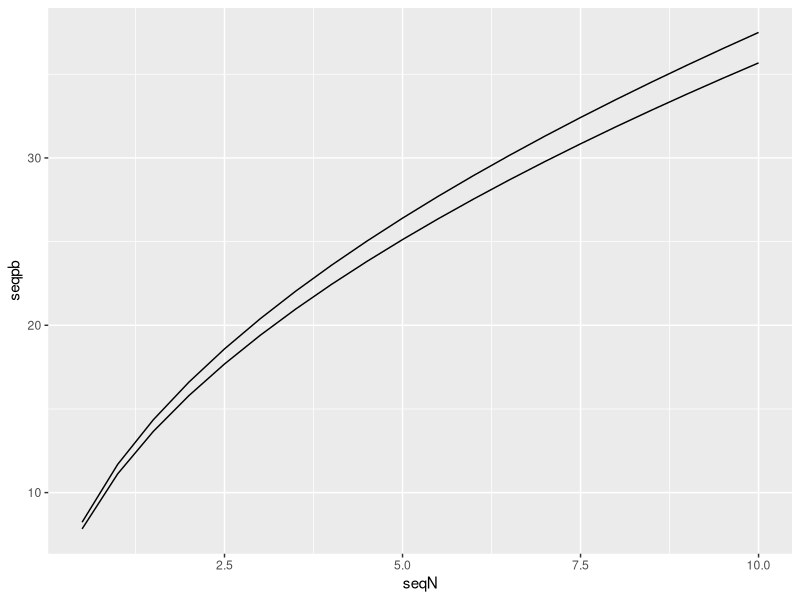
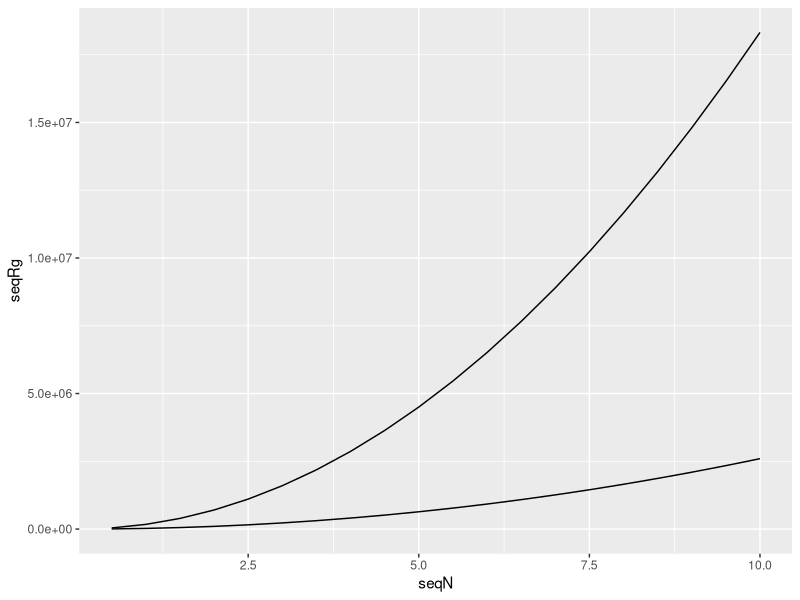
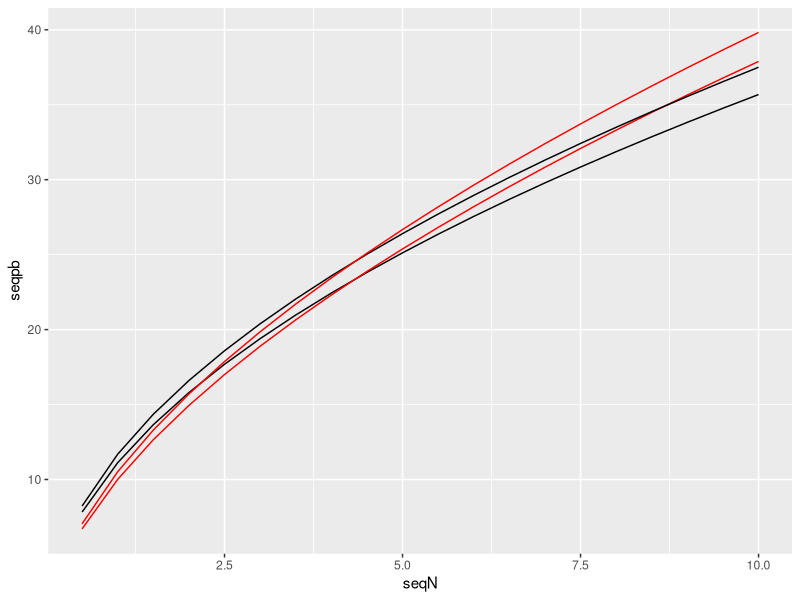

Reproduce these figures in R, in order.
# Presentation 10 Script - Revised Simulations
# Spellman Fellows
# Evan Perry

# Parameters

library(tidyverse)

beta <- .6
gamma <- .2
alpha <- .2
delta <- 1.25
lambda1g <- .11
lambda1b <- .1
lambda2b <- .1
mu <- 0.3
mu1 <- 1 - mu
N <- 4000
sigma_i <- 1.02
Psi <- (N^sigma_i)
K <- 20
ki <- 1500
Phi <- (beta^beta * gamma^gamma)^(1/alpha) - (beta^(1-gamma)*gamma^gamma)^(1/alpha) 
  - (beta^beta * gamma^(1-beta))^(1/alpha)
cg <- 12
cb <- 10
lbar <- 100000


C1 <- log((beta^(1-gamma) * gamma^gamma)^(1/alpha) * K)
C2 <- log(Phi* lambda1g^(1/alpha) * (K/ki))
C3 <- log(Phi* lambda2b^(1/alpha) * (K/ki))
C4 <- log((beta^beta * gamma^(1-beta) * lambda1g)^(1/alpha) * K)
C5 <- log((beta^beta * gamma^(1-beta) * lambda2b)^(1/alpha) * K)
C6 <- log((delta * cb)^(-1/(delta -1)) * lbar)

a1 <- lambda1b^(1/alpha)
a2 <- lambda2b^(1/alpha)
a3 <- (cb/cg)^(1/delta)*(lambda1g)^(1/gamma)*(lambda1b^((beta -1)/gamma)*lambda2b)^(1/alpha)

muC1 <- log(a1*mu + a2*mu1)
muC2 <- log(a3*(mu1/mu) + 1)

N <- log(N)
Psi <- log(Psi)
mu <- log(mu)

# Finding Equilibrium Values

Rg <- exp((Psi + C2*alpha - C6*beta - C6*gamma - Psi*beta - Psi*gamma + beta*muC2 
       + gamma*muC2 + C6*beta^2 + C6*gamma^2 - beta^2*muC2 - gamma^2*muC2 
       - C1*alpha*beta - 2*C2*alpha*beta + C3*alpha*beta + C4*alpha*beta + 
         C6*beta*delta - C2*alpha*gamma + 2*C6*beta*gamma + C6*delta*gamma + 
         N*alpha*beta + alpha*beta*mu - alpha*beta*muC1 - beta*delta*muC2 - 
         2*beta*gamma*muC2 - delta*gamma*muC2 - C6*beta^2*delta - C6*delta*gamma^2 + 
         beta^2*delta*muC2 + delta*gamma^2*muC2 - 2*C6*beta*delta*gamma + 
         2*beta*delta*gamma*muC2)/(alpha*beta - gamma - beta + beta*delta + 
         2*beta*gamma + delta*gamma - beta^2*delta - delta*gamma^2 + beta^2 
         + gamma^2 - 2*beta*delta*gamma))


Rb <- exp(-(C2*beta - C3*beta + C2*gamma - C3*gamma - Psi*gamma - 2*C2*beta^2 
            + C2*beta^3 + 2*C3*beta^2 - C3*beta^3 - C2*gamma^2 + C3*gamma^2 
            - C4*gamma^2 + C4*gamma^3 + C5*gamma^2 - C5*gamma^3 + C6*gamma^2 
            - C6*gamma^3 + Psi*gamma^2 - gamma^2*mu + gamma^2*mu1 + gamma^3*mu 
            - gamma^3*mu1 - gamma^2*muC2 + gamma^3*muC2 - C2*alpha*beta 
            + C3*alpha*beta - C2*beta*delta + C3*beta*delta - C2*alpha*gamma 
            - 3*C2*beta*gamma + 3*C3*beta*gamma - C4*beta*gamma + C5*beta*gamma 
            + C6*beta*gamma - C2*delta*gamma + C3*delta*gamma + Psi*beta*gamma 
            - beta*gamma*mu + beta*gamma*mu1 - beta*gamma*muC2 + C2*alpha*beta^2 
            - C3*alpha*beta^2 + 2*C2*beta^2*delta - C2*beta^3*delta - 2*C3*beta^2*delta 
            + C3*beta^3*delta + C2*alpha*gamma^2 + C2*beta*gamma^2 + 2*C2*beta^2*gamma 
            - C3*beta*gamma^2 - 2*C3*beta^2*gamma + 2*C4*beta*gamma^2 + C4*beta^2*gamma 
            - 2*C5*beta*gamma^2 - C5*beta^2*gamma - 2*C6*beta*gamma^2 - C6*beta^2*gamma 
            + C2*delta*gamma^2 - C3*delta*gamma^2 + C4*delta*gamma^2 - C4*delta*gamma^3 
            - C5*delta*gamma^2 + C5*delta*gamma^3 - C6*delta*gamma^2 + C6*delta*gamma^3 
            + 2*beta*gamma^2*mu + beta^2*gamma*mu - 2*beta*gamma^2*mu1 - beta^2*gamma*mu1 
            + 2*beta*gamma^2*muC2 + beta^2*gamma*muC2 + delta*gamma^2*mu 
            - delta*gamma^2*mu1 - delta*gamma^3*mu + delta*gamma^3*mu1 
            + delta*gamma^2*muC2 - delta*gamma^3*muC2 - C2*beta*delta*gamma^2 
            - 2*C2*beta^2*delta*gamma + C3*beta*delta*gamma^2 + 2*C3*beta^2*delta*gamma 
            - 2*C4*beta*delta*gamma^2 - C4*beta^2*delta*gamma + 2*C5*beta*delta*gamma^2 
            + C5*beta^2*delta*gamma + 2*C6*beta*delta*gamma^2 + C6*beta^2*delta*gamma 
            - 2*beta*delta*gamma^2*mu - beta^2*delta*gamma*mu + 2*beta*delta*gamma^2*mu1 
            + beta^2*delta*gamma*mu1 - 2*beta*delta*gamma^2*muC2 - beta^2*delta*gamma*muC2 
            + C1*alpha*beta*gamma + 2*C2*alpha*beta*gamma - C3*alpha*beta*gamma 
            - C5*alpha*beta*gamma + 3*C2*beta*delta*gamma - 3*C3*beta*delta*gamma 
            + C4*beta*delta*gamma - C5*beta*delta*gamma - C6*beta*delta*gamma 
            - N*alpha*beta*gamma - alpha*beta*gamma*mu1 + alpha*beta*gamma*muC1 
            + beta*delta*gamma*mu - beta*delta*gamma*mu1 + beta*delta*gamma*muC2)/
            (gamma*(alpha*beta - gamma - beta + beta*delta + 2*beta*gamma + delta*gamma 
            - beta^2*delta - delta*gamma^2 + beta^2 + gamma^2 - 2*beta*delta*gamma)))


M <- exp(-(Psi + C2*alpha - Psi*alpha - 2*Psi*beta - Psi*delta - 2*Psi*gamma - 
         C2*alpha^2 + Psi*beta^2 + Psi*gamma^2 - C1*alpha*beta - 2*C2*alpha*beta + 
         C3*alpha*beta - C2*alpha*delta - C2*alpha*gamma - C4*alpha*gamma + C6*alpha*gamma + 
         N*alpha*beta + Psi*alpha*beta + 2*Psi*beta*delta + Psi*alpha*gamma + 2*Psi*beta*gamma +
         2*Psi*delta*gamma - alpha*beta*muC1 - alpha*gamma*mu - alpha*gamma*muC2 + C1*alpha*beta^2 +
         C1*alpha^2*beta + C2*alpha*beta^2 + C2*alpha^2*beta - C3*alpha*beta^2 - 
         C3*alpha^2*beta + C2*alpha^2*gamma + C4*alpha*gamma^2 - C6*alpha*gamma^2 - 
         N*alpha*beta^2 - N*alpha^2*beta - Psi*beta^2*delta - Psi*delta*gamma^2 + 
         alpha*beta^2*muC1 + alpha^2*beta*muC1 + alpha*gamma^2*mu + alpha*gamma^2*muC2 - 
         C1*alpha*beta^2*delta - C2*alpha*beta^2*delta + C3*alpha*beta^2*delta - 
         C4*alpha*delta*gamma^2 + C6*alpha*delta*gamma^2 + N*alpha*beta^2*delta - 
         alpha*beta^2*delta*muC1 - alpha*delta*gamma^2*mu - alpha*delta*gamma^2*muC2 +
         C1*alpha*beta*delta + 2*C2*alpha*beta*delta - C3*alpha*beta*delta + 
         C1*alpha*beta*gamma + C2*alpha*beta*gamma - C3*alpha*beta*gamma + 
         C4*alpha*beta*gamma - C6*alpha*beta*gamma + C2*alpha*delta*gamma + 
         C4*alpha*delta*gamma - C6*alpha*delta*gamma - N*alpha*beta*delta - 
         N*alpha*beta*gamma - 2*Psi*beta*delta*gamma + alpha*beta*delta*muC1 + 
         alpha*beta*gamma*mu + alpha*beta*gamma*muC1 + alpha*beta*gamma*muC2 + 
         alpha*delta*gamma*mu + alpha*delta*gamma*muC2 - C1*alpha*beta*delta*gamma - 
         C2*alpha*beta*delta*gamma + C3*alpha*beta*delta*gamma - C4*alpha*beta*delta*gamma + 
         C6*alpha*beta*delta*gamma + N*alpha*beta*delta*gamma - alpha*beta*delta*gamma*mu - 
         alpha*beta*delta*gamma*muC1 - alpha*beta*delta*gamma*muC2)/(alpha*(alpha*beta 
         - gamma - beta + beta*delta + 2*beta*gamma + delta*gamma 
         - beta^2*delta - delta*gamma^2 + beta^2 + gamma^2 - 2*beta*delta*gamma)))

W <- exp((Psi*alpha - C2*alpha - Psi + Psi*beta + Psi*delta + Psi*gamma + C2*alpha^2 
          + C2*alpha*beta + C2*alpha*delta - C1*alpha*gamma + C3*alpha*gamma 
          + C4*alpha*gamma - C6*alpha*gamma + N*alpha*gamma - Psi*beta*delta 
          - Psi*delta*gamma + alpha*gamma*mu - alpha*gamma*muC1 + alpha*gamma*muC2 
          - C2*alpha*beta*delta + C1*alpha*delta*gamma - C3*alpha*delta*gamma 
          - C4*alpha*delta*gamma + C6*alpha*delta*gamma - N*alpha*delta*gamma 
          - alpha*delta*gamma*mu + alpha*delta*gamma*muC1 - alpha*delta*gamma*muC2)/
           (alpha*beta - gamma - beta + beta*delta + 2*beta*gamma + delta*gamma 
            - beta^2*delta - delta*gamma^2 + beta^2 + gamma^2 - 2*beta*delta*gamma))

pb <- exp(-(Psi*gamma - Psi*gamma^2 - C2*alpha*beta + C3*alpha*beta + C3*alpha*gamma 
            - Psi*beta*gamma - Psi*delta*gamma + C2*alpha*beta^2 + C2*alpha^2*beta 
            - C3*alpha*beta^2 - C3*alpha^2*beta - C3*alpha*gamma^2 + Psi*delta*gamma^2 
            - C2*alpha*beta^2*delta + C3*alpha*beta^2*delta + C3*alpha*delta*gamma^2 
            + C2*alpha*beta*delta - C3*alpha*beta*delta - C1*alpha*beta*gamma 
            - C3*alpha*beta*gamma + C4*alpha*beta*gamma - C6*alpha*beta*gamma 
            - C3*alpha*delta*gamma + N*alpha*beta*gamma + Psi*beta*delta*gamma 
            + alpha*beta*gamma*mu - alpha*beta*gamma*muC1 + alpha*beta*gamma*muC2 
            + C1*alpha*beta*delta*gamma + C3*alpha*beta*delta*gamma - C4*alpha*beta*delta*gamma 
            + C6*alpha*beta*delta*gamma - N*alpha*beta*delta*gamma - alpha*beta*delta*gamma*mu 
            + alpha*beta*delta*gamma*muC1 - alpha*beta*delta*gamma*muC2)/
            (gamma*(alpha*beta - gamma - beta + beta*delta + 2*beta*gamma 
                    + delta*gamma - beta^2*delta - delta*gamma^2 + beta^2 
                    + gamma^2 - 2*beta*delta*gamma)))

pg <- exp(-(Psi + C2*alpha - Psi*beta - Psi*delta - Psi*gamma - C1*alpha*beta 
            - 2*C2*alpha*beta + C3*alpha*beta + C4*alpha*beta - C6*alpha*beta 
            - C2*alpha*delta - C2*alpha*gamma + N*alpha*beta + Psi*beta*delta 
            + Psi*delta*gamma + alpha*beta*mu - alpha*beta*muC1 + alpha*beta*muC2 
            + C1*alpha*beta*delta + 2*C2*alpha*beta*delta - C3*alpha*beta*delta 
            - C4*alpha*beta*delta + C6*alpha*beta*delta + C2*alpha*delta*gamma 
            - N*alpha*beta*delta - alpha*beta*delta*mu + alpha*beta*delta*muC1 
            - alpha*beta*delta*muC2)/(alpha*beta - gamma - beta + beta*delta 
            + 2*beta*gamma + delta*gamma - beta^2*delta - delta*gamma^2 + beta^2 
            + gamma^2 - 2*beta*delta*gamma))


# Pi <- log(Phi) + (1/alpha)*(Psi + log(lambda1g) - gamma*pg - beta*W) + log(K) - log(ki)
# exp(Pi)
# Yay!





# Sim 1: How do endogenous variables change with N for given sector

Nseq <- seq(500, 10000, by = 500)
seqRg <- rep(0, length(Nseq))
seqRb <- rep(0, length(Nseq))
seqpg <- rep(0, length(Nseq))
seqpb <- rep(0, length(Nseq))
seqM <- rep(0, length(Nseq))
seqW <- rep(0, length(Nseq))


for (i in 1:length(Nseq)){
  
  beta <- .6
  gamma <- .2
  alpha <- .2
  delta <- 1.25
  lambda1g <- 1.01
  lambda1b <- 1
  lambda2b <- 1
  mu <- 0.3
  mu1 <- 1 - mu
  sigma_i <- 1.02
  Psi <- 1.5*Nseq[i]^sigma_i
  K <- 20
  ki <- 10000
  Phi <- (beta^beta * gamma^gamma)^(1/alpha) - (beta^(1-gamma)*gamma^gamma)^(1/alpha) - (beta^beta * gamma^(1-beta))^(1/alpha)
  cg <- 12
  cb <- 10
  lbar <- 100000
  
  C1 <- log((beta^(1-gamma) * gamma^gamma)^(1/alpha) * K)
  C2 <- log(Phi* lambda1g^(1/alpha) * (K/ki))
  C3 <- log(Phi* lambda2b^(1/alpha) * (K/ki))
  C4 <- log((beta^beta * gamma^(1-beta) * lambda1g)^(1/alpha) * K)
  C5 <- log((beta^beta * gamma^(1-beta) * lambda2b)^(1/alpha) * K)
  C6 <- log((delta * cb)^(-1/(delta -1)) * lbar)
  
  a1 <- lambda1b^(1/alpha)
  a2 <- lambda2b^(1/alpha)
  a3 <- (cb/cg)^(1/delta)*(lambda1g)^(1/gamma)*(lambda1b^((beta -1)/gamma)*lambda2b)^(1/alpha)
  
  muC1 <- log(a1*mu + a2*mu1)
  muC2 <- log(a3*(mu1/mu) + 1)
  
  Nseq[i] <- log(Nseq[i])
  Psi <- log(Psi)
  mu <- log(mu)
  
  seqRg[i] <- exp((Psi + C2*alpha - C6*beta - C6*gamma - Psi*beta - Psi*gamma + beta*muC2 
             + gamma*muC2 + C6*beta^2 + C6*gamma^2 - beta^2*muC2 - gamma^2*muC2 
             - C1*alpha*beta - 2*C2*alpha*beta + C3*alpha*beta + C4*alpha*beta + 
               C6*beta*delta - C2*alpha*gamma + 2*C6*beta*gamma + C6*delta*gamma + 
               Nseq[i]*alpha*beta + alpha*beta*mu - alpha*beta*muC1 - beta*delta*muC2 - 
               2*beta*gamma*muC2 - delta*gamma*muC2 - C6*beta^2*delta - C6*delta*gamma^2 + 
               beta^2*delta*muC2 + delta*gamma^2*muC2 - 2*C6*beta*delta*gamma + 
               2*beta*delta*gamma*muC2)/(alpha*beta - gamma - beta + beta*delta + 
                                           2*beta*gamma + delta*gamma - beta^2*delta - delta*gamma^2 + beta^2 
                                         + gamma^2 - 2*beta*delta*gamma))
  
  
  seqRb[i] <- exp(-(C2*beta - C3*beta + C2*gamma - C3*gamma - Psi*gamma - 2*C2*beta^2 
              + C2*beta^3 + 2*C3*beta^2 - C3*beta^3 - C2*gamma^2 + C3*gamma^2 
              - C4*gamma^2 + C4*gamma^3 + C5*gamma^2 - C5*gamma^3 + C6*gamma^2 
              - C6*gamma^3 + Psi*gamma^2 - gamma^2*mu + gamma^2*mu1 + gamma^3*mu 
              - gamma^3*mu1 - gamma^2*muC2 + gamma^3*muC2 - C2*alpha*beta 
              + C3*alpha*beta - C2*beta*delta + C3*beta*delta - C2*alpha*gamma 
              - 3*C2*beta*gamma + 3*C3*beta*gamma - C4*beta*gamma + C5*beta*gamma 
              + C6*beta*gamma - C2*delta*gamma + C3*delta*gamma + Psi*beta*gamma 
              - beta*gamma*mu + beta*gamma*mu1 - beta*gamma*muC2 + C2*alpha*beta^2 
              - C3*alpha*beta^2 + 2*C2*beta^2*delta - C2*beta^3*delta - 2*C3*beta^2*delta 
              + C3*beta^3*delta + C2*alpha*gamma^2 + C2*beta*gamma^2 + 2*C2*beta^2*gamma 
              - C3*beta*gamma^2 - 2*C3*beta^2*gamma + 2*C4*beta*gamma^2 + C4*beta^2*gamma 
              - 2*C5*beta*gamma^2 - C5*beta^2*gamma - 2*C6*beta*gamma^2 - C6*beta^2*gamma 
              + C2*delta*gamma^2 - C3*delta*gamma^2 + C4*delta*gamma^2 - C4*delta*gamma^3 
              - C5*delta*gamma^2 + C5*delta*gamma^3 - C6*delta*gamma^2 + C6*delta*gamma^3 
              + 2*beta*gamma^2*mu + beta^2*gamma*mu - 2*beta*gamma^2*mu1 - beta^2*gamma*mu1 
              + 2*beta*gamma^2*muC2 + beta^2*gamma*muC2 + delta*gamma^2*mu 
              - delta*gamma^2*mu1 - delta*gamma^3*mu + delta*gamma^3*mu1 
              + delta*gamma^2*muC2 - delta*gamma^3*muC2 - C2*beta*delta*gamma^2 
              - 2*C2*beta^2*delta*gamma + C3*beta*delta*gamma^2 + 2*C3*beta^2*delta*gamma 
              - 2*C4*beta*delta*gamma^2 - C4*beta^2*delta*gamma + 2*C5*beta*delta*gamma^2 
              + C5*beta^2*delta*gamma + 2*C6*beta*delta*gamma^2 + C6*beta^2*delta*gamma 
              - 2*beta*delta*gamma^2*mu - beta^2*delta*gamma*mu + 2*beta*delta*gamma^2*mu1 
              + beta^2*delta*gamma*mu1 - 2*beta*delta*gamma^2*muC2 - beta^2*delta*gamma*muC2 
              + C1*alpha*beta*gamma + 2*C2*alpha*beta*gamma - C3*alpha*beta*gamma 
              - C5*alpha*beta*gamma + 3*C2*beta*delta*gamma - 3*C3*beta*delta*gamma 
              + C4*beta*delta*gamma - C5*beta*delta*gamma - C6*beta*delta*gamma 
              - Nseq[i]*alpha*beta*gamma - alpha*beta*gamma*mu1 + alpha*beta*gamma*muC1 
              + beta*delta*gamma*mu - beta*delta*gamma*mu1 + beta*delta*gamma*muC2)/
              (gamma*(alpha*beta - gamma - beta + beta*delta + 2*beta*gamma + delta*gamma 
                      - beta^2*delta - delta*gamma^2 + beta^2 + gamma^2 - 2*beta*delta*gamma)))
  
  
  seqM[i] <- exp(-(Psi + C2*alpha - Psi*alpha - 2*Psi*beta - Psi*delta - 2*Psi*gamma - 
               C2*alpha^2 + Psi*beta^2 + Psi*gamma^2 - C1*alpha*beta - 2*C2*alpha*beta + 
               C3*alpha*beta - C2*alpha*delta - C2*alpha*gamma - C4*alpha*gamma + C6*alpha*gamma + 
               Nseq[i]*alpha*beta + Psi*alpha*beta + 2*Psi*beta*delta + Psi*alpha*gamma + 2*Psi*beta*gamma +
               2*Psi*delta*gamma - alpha*beta*muC1 - alpha*gamma*mu - alpha*gamma*muC2 + C1*alpha*beta^2 +
               C1*alpha^2*beta + C2*alpha*beta^2 + C2*alpha^2*beta - C3*alpha*beta^2 - 
               C3*alpha^2*beta + C2*alpha^2*gamma + C4*alpha*gamma^2 - C6*alpha*gamma^2 - 
               Nseq[i]*alpha*beta^2 - Nseq[i]*alpha^2*beta - Psi*beta^2*delta - Psi*delta*gamma^2 + 
               alpha*beta^2*muC1 + alpha^2*beta*muC1 + alpha*gamma^2*mu + alpha*gamma^2*muC2 - 
               C1*alpha*beta^2*delta - C2*alpha*beta^2*delta + C3*alpha*beta^2*delta - 
               C4*alpha*delta*gamma^2 + C6*alpha*delta*gamma^2 + Nseq[i]*alpha*beta^2*delta - 
               alpha*beta^2*delta*muC1 - alpha*delta*gamma^2*mu - alpha*delta*gamma^2*muC2 +
               C1*alpha*beta*delta + 2*C2*alpha*beta*delta - C3*alpha*beta*delta + 
               C1*alpha*beta*gamma + C2*alpha*beta*gamma - C3*alpha*beta*gamma + 
               C4*alpha*beta*gamma - C6*alpha*beta*gamma + C2*alpha*delta*gamma + 
               C4*alpha*delta*gamma - C6*alpha*delta*gamma - Nseq[i]*alpha*beta*delta - 
               Nseq[i]*alpha*beta*gamma - 2*Psi*beta*delta*gamma + alpha*beta*delta*muC1 + 
               alpha*beta*gamma*mu + alpha*beta*gamma*muC1 + alpha*beta*gamma*muC2 + 
               alpha*delta*gamma*mu + alpha*delta*gamma*muC2 - C1*alpha*beta*delta*gamma - 
               C2*alpha*beta*delta*gamma + C3*alpha*beta*delta*gamma - C4*alpha*beta*delta*gamma + 
               C6*alpha*beta*delta*gamma + Nseq[i]*alpha*beta*delta*gamma - alpha*beta*delta*gamma*mu - 
               alpha*beta*delta*gamma*muC1 - alpha*beta*delta*gamma*muC2)/(alpha*(alpha*beta - gamma - beta + beta*delta + 2*beta*gamma + delta*gamma - 
                                                                                    beta^2*delta - delta*gamma^2 + beta^2 + gamma^2 - 2*beta*delta*gamma)))
  
  seqW[i] <- exp((Psi*alpha - C2*alpha - Psi + Psi*beta + Psi*delta + Psi*gamma + C2*alpha^2 
            + C2*alpha*beta + C2*alpha*delta - C1*alpha*gamma + C3*alpha*gamma 
            + C4*alpha*gamma - C6*alpha*gamma + Nseq[i]*alpha*gamma - Psi*beta*delta 
            - Psi*delta*gamma + alpha*gamma*mu - alpha*gamma*muC1 + alpha*gamma*muC2 
            - C2*alpha*beta*delta + C1*alpha*delta*gamma - C3*alpha*delta*gamma 
            - C4*alpha*delta*gamma + C6*alpha*delta*gamma - Nseq[i]*alpha*delta*gamma 
            - alpha*delta*gamma*mu + alpha*delta*gamma*muC1 - alpha*delta*gamma*muC2)/
             (alpha*beta - gamma - beta + beta*delta + 2*beta*gamma + delta*gamma 
              - beta^2*delta - delta*gamma^2 + beta^2 + gamma^2 - 2*beta*delta*gamma))
  
  seqpb[i] <- exp(-(Psi*gamma - Psi*gamma^2 - C2*alpha*beta + C3*alpha*beta + C3*alpha*gamma 
              - Psi*beta*gamma - Psi*delta*gamma + C2*alpha*beta^2 + C2*alpha^2*beta 
              - C3*alpha*beta^2 - C3*alpha^2*beta - C3*alpha*gamma^2 + Psi*delta*gamma^2 
              - C2*alpha*beta^2*delta + C3*alpha*beta^2*delta + C3*alpha*delta*gamma^2 
              + C2*alpha*beta*delta - C3*alpha*beta*delta - C1*alpha*beta*gamma 
              - C3*alpha*beta*gamma + C4*alpha*beta*gamma - C6*alpha*beta*gamma 
              - C3*alpha*delta*gamma + Nseq[i]*alpha*beta*gamma + Psi*beta*delta*gamma 
              + alpha*beta*gamma*mu - alpha*beta*gamma*muC1 + alpha*beta*gamma*muC2 
              + C1*alpha*beta*delta*gamma + C3*alpha*beta*delta*gamma - C4*alpha*beta*delta*gamma 
              + C6*alpha*beta*delta*gamma - Nseq[i]*alpha*beta*delta*gamma - alpha*beta*delta*gamma*mu 
              + alpha*beta*delta*gamma*muC1 - alpha*beta*delta*gamma*muC2)/
              (gamma*(alpha*beta - gamma - beta + beta*delta + 2*beta*gamma 
                      + delta*gamma - beta^2*delta - delta*gamma^2 + beta^2 
                      + gamma^2 - 2*beta*delta*gamma)))
  
  seqpg[i] <- exp(-(Psi + C2*alpha - Psi*beta - Psi*delta - Psi*gamma - C1*alpha*beta 
              - 2*C2*alpha*beta + C3*alpha*beta + C4*alpha*beta - C6*alpha*beta 
              - C2*alpha*delta - C2*alpha*gamma + Nseq[i]*alpha*beta + Psi*beta*delta 
              + Psi*delta*gamma + alpha*beta*mu - alpha*beta*muC1 + alpha*beta*muC2 
              + C1*alpha*beta*delta + 2*C2*alpha*beta*delta - C3*alpha*beta*delta 
              - C4*alpha*beta*delta + C6*alpha*beta*delta + C2*alpha*delta*gamma 
              - Nseq[i]*alpha*beta*delta - alpha*beta*delta*mu + alpha*beta*delta*muC1 
              - alpha*beta*delta*muC2)/(alpha*beta - gamma - beta + beta*delta 
                                        + 2*beta*gamma + delta*gamma - beta^2*delta - delta*gamma^2 + beta^2 
                                        + gamma^2 - 2*beta*delta*gamma))
}

seqN <- exp(Nseq) *.001

df1 <- tibble(seqN, seqM, seqW, seqpb, seqpg, seqRb, seqRg)

ggplot(df1) +
  geom_line(aes(x = seqN, y= seqpb)) +
  geom_line(aes(x = seqN, y= seqpg))

ggplot(df1) +
  geom_line(aes(x = seqN, y= seqRg)) +
  geom_line(aes(x = seqN, y= seqRb))


for (i in 1:length(Nseq)){
  cat('(', seqN[i], ",", seqpb[i], ')', sep="")
}

for (i in 1:length(Nseq)){
  cat('(', seqN[i], ",", seqpg[i], ')', sep="")
}



for (i in 1:length(Nseq)){
  cat('(', seqN[i], ",", seqRg[i], ')', sep="")
}

for (i in 1:length(Nseq)){
  cat('(', seqN[i], ",", seqRb[i], ')', sep="")
}



for (i in 1:length(Nseq)){
  cat('(', seqN[i], ",", seqRg[i]/(seqRb[i] + seqRg[i]), ')', sep="")
}

for (i in 1:length(Nseq)){
  cat('(', seqN[i], ",", seqRb[i]/(seqRb[i] + seqRg[i]), ')', sep="")
}





Nseq <- seq(500, 10000, by = 500)
seqRg2 <- rep(0, length(Nseq))
seqRb2 <- rep(0, length(Nseq))
seqpg2 <- rep(0, length(Nseq))
seqpb2 <- rep(0, length(Nseq))
seqM2 <- rep(0, length(Nseq))
seqW2 <- rep(0, length(Nseq))


for (i in 1:length(Nseq)){
  
  beta <- .6
  gamma <- .2
  alpha <- .2
  delta <- 1.25
  lambda1g <- 1.01
  lambda1b <- 1
  lambda2b <- 1
  mu <- 0.6
  mu1 <- 1 - mu
  sigma_i <- 1.25
  Psi <- 2*Nseq[i]^sigma_i
  K <- 20
  ki <- 700000000
  Phi <- (beta^beta * gamma^gamma)^(1/alpha) - (beta^(1-gamma)*gamma^gamma)^(1/alpha) - (beta^beta * gamma^(1-beta))^(1/alpha)
  cg <- 12
  cb <- 10
  lbar <- 100000
  
  C1 <- log((beta^(1-gamma) * gamma^gamma)^(1/alpha) * K)
  C2 <- log(Phi* lambda1g^(1/alpha) * (K/ki))
  C3 <- log(Phi* lambda2b^(1/alpha) * (K/ki))
  C4 <- log((beta^beta * gamma^(1-beta) * lambda1g)^(1/alpha) * K)
  C5 <- log((beta^beta * gamma^(1-beta) * lambda2b)^(1/alpha) * K)
  C6 <- log((delta * cb)^(-1/(delta -1)) * lbar)
  
  a1 <- lambda1b^(1/alpha)
  a2 <- lambda2b^(1/alpha)
  a3 <- (cb/cg)^(1/delta)*(lambda1g)^(1/gamma)*(lambda1b^((beta -1)/gamma)*lambda2b)^(1/alpha)
  
  muC1 <- log(a1*mu + a2*mu1)
  muC2 <- log(a3*(mu1/mu) + 1)
  
  Nseq[i] <- log(Nseq[i])
  Psi <- log(Psi)
  mu <- log(mu)
  
  seqRg2[i] <- exp((Psi + C2*alpha - C6*beta - C6*gamma - Psi*beta - Psi*gamma + beta*muC2 
                   + gamma*muC2 + C6*beta^2 + C6*gamma^2 - beta^2*muC2 - gamma^2*muC2 
                   - C1*alpha*beta - 2*C2*alpha*beta + C3*alpha*beta + C4*alpha*beta + 
                     C6*beta*delta - C2*alpha*gamma + 2*C6*beta*gamma + C6*delta*gamma + 
                     Nseq[i]*alpha*beta + alpha*beta*mu - alpha*beta*muC1 - beta*delta*muC2 - 
                     2*beta*gamma*muC2 - delta*gamma*muC2 - C6*beta^2*delta - C6*delta*gamma^2 + 
                     beta^2*delta*muC2 + delta*gamma^2*muC2 - 2*C6*beta*delta*gamma + 
                     2*beta*delta*gamma*muC2)/(alpha*beta - gamma - beta + beta*delta + 
                                                 2*beta*gamma + delta*gamma - beta^2*delta - delta*gamma^2 + beta^2 
                                               + gamma^2 - 2*beta*delta*gamma))
  
  
  seqRb2[i] <- exp(-(C2*beta - C3*beta + C2*gamma - C3*gamma - Psi*gamma - 2*C2*beta^2 
                    + C2*beta^3 + 2*C3*beta^2 - C3*beta^3 - C2*gamma^2 + C3*gamma^2 
                    - C4*gamma^2 + C4*gamma^3 + C5*gamma^2 - C5*gamma^3 + C6*gamma^2 
                    - C6*gamma^3 + Psi*gamma^2 - gamma^2*mu + gamma^2*mu1 + gamma^3*mu 
                    - gamma^3*mu1 - gamma^2*muC2 + gamma^3*muC2 - C2*alpha*beta 
                    + C3*alpha*beta - C2*beta*delta + C3*beta*delta - C2*alpha*gamma 
                    - 3*C2*beta*gamma + 3*C3*beta*gamma - C4*beta*gamma + C5*beta*gamma 
                    + C6*beta*gamma - C2*delta*gamma + C3*delta*gamma + Psi*beta*gamma 
                    - beta*gamma*mu + beta*gamma*mu1 - beta*gamma*muC2 + C2*alpha*beta^2 
                    - C3*alpha*beta^2 + 2*C2*beta^2*delta - C2*beta^3*delta - 2*C3*beta^2*delta 
                    + C3*beta^3*delta + C2*alpha*gamma^2 + C2*beta*gamma^2 + 2*C2*beta^2*gamma 
                    - C3*beta*gamma^2 - 2*C3*beta^2*gamma + 2*C4*beta*gamma^2 + C4*beta^2*gamma 
                    - 2*C5*beta*gamma^2 - C5*beta^2*gamma - 2*C6*beta*gamma^2 - C6*beta^2*gamma 
                    + C2*delta*gamma^2 - C3*delta*gamma^2 + C4*delta*gamma^2 - C4*delta*gamma^3 
                    - C5*delta*gamma^2 + C5*delta*gamma^3 - C6*delta*gamma^2 + C6*delta*gamma^3 
                    + 2*beta*gamma^2*mu + beta^2*gamma*mu - 2*beta*gamma^2*mu1 - beta^2*gamma*mu1 
                    + 2*beta*gamma^2*muC2 + beta^2*gamma*muC2 + delta*gamma^2*mu 
                    - delta*gamma^2*mu1 - delta*gamma^3*mu + delta*gamma^3*mu1 
                    + delta*gamma^2*muC2 - delta*gamma^3*muC2 - C2*beta*delta*gamma^2 
                    - 2*C2*beta^2*delta*gamma + C3*beta*delta*gamma^2 + 2*C3*beta^2*delta*gamma 
                    - 2*C4*beta*delta*gamma^2 - C4*beta^2*delta*gamma + 2*C5*beta*delta*gamma^2 
                    + C5*beta^2*delta*gamma + 2*C6*beta*delta*gamma^2 + C6*beta^2*delta*gamma 
                    - 2*beta*delta*gamma^2*mu - beta^2*delta*gamma*mu + 2*beta*delta*gamma^2*mu1 
                    + beta^2*delta*gamma*mu1 - 2*beta*delta*gamma^2*muC2 - beta^2*delta*gamma*muC2 
                    + C1*alpha*beta*gamma + 2*C2*alpha*beta*gamma - C3*alpha*beta*gamma 
                    - C5*alpha*beta*gamma + 3*C2*beta*delta*gamma - 3*C3*beta*delta*gamma 
                    + C4*beta*delta*gamma - C5*beta*delta*gamma - C6*beta*delta*gamma 
                    - Nseq[i]*alpha*beta*gamma - alpha*beta*gamma*mu1 + alpha*beta*gamma*muC1 
                    + beta*delta*gamma*mu - beta*delta*gamma*mu1 + beta*delta*gamma*muC2)/
                    (gamma*(alpha*beta - gamma - beta + beta*delta + 2*beta*gamma + delta*gamma 
                            - beta^2*delta - delta*gamma^2 + beta^2 + gamma^2 - 2*beta*delta*gamma)))
  
  
  seqM2[i] <- exp(-(Psi + C2*alpha - Psi*alpha - 2*Psi*beta - Psi*delta - 2*Psi*gamma - 
                     C2*alpha^2 + Psi*beta^2 + Psi*gamma^2 - C1*alpha*beta - 2*C2*alpha*beta + 
                     C3*alpha*beta - C2*alpha*delta - C2*alpha*gamma - C4*alpha*gamma + C6*alpha*gamma + 
                     Nseq[i]*alpha*beta + Psi*alpha*beta + 2*Psi*beta*delta + Psi*alpha*gamma + 2*Psi*beta*gamma +
                     2*Psi*delta*gamma - alpha*beta*muC1 - alpha*gamma*mu - alpha*gamma*muC2 + C1*alpha*beta^2 +
                     C1*alpha^2*beta + C2*alpha*beta^2 + C2*alpha^2*beta - C3*alpha*beta^2 - 
                     C3*alpha^2*beta + C2*alpha^2*gamma + C4*alpha*gamma^2 - C6*alpha*gamma^2 - 
                     Nseq[i]*alpha*beta^2 - Nseq[i]*alpha^2*beta - Psi*beta^2*delta - Psi*delta*gamma^2 + 
                     alpha*beta^2*muC1 + alpha^2*beta*muC1 + alpha*gamma^2*mu + alpha*gamma^2*muC2 - 
                     C1*alpha*beta^2*delta - C2*alpha*beta^2*delta + C3*alpha*beta^2*delta - 
                     C4*alpha*delta*gamma^2 + C6*alpha*delta*gamma^2 + Nseq[i]*alpha*beta^2*delta - 
                     alpha*beta^2*delta*muC1 - alpha*delta*gamma^2*mu - alpha*delta*gamma^2*muC2 +
                     C1*alpha*beta*delta + 2*C2*alpha*beta*delta - C3*alpha*beta*delta + 
                     C1*alpha*beta*gamma + C2*alpha*beta*gamma - C3*alpha*beta*gamma + 
                     C4*alpha*beta*gamma - C6*alpha*beta*gamma + C2*alpha*delta*gamma + 
                     C4*alpha*delta*gamma - C6*alpha*delta*gamma - Nseq[i]*alpha*beta*delta - 
                     Nseq[i]*alpha*beta*gamma - 2*Psi*beta*delta*gamma + alpha*beta*delta*muC1 + 
                     alpha*beta*gamma*mu + alpha*beta*gamma*muC1 + alpha*beta*gamma*muC2 + 
                     alpha*delta*gamma*mu + alpha*delta*gamma*muC2 - C1*alpha*beta*delta*gamma - 
                     C2*alpha*beta*delta*gamma + C3*alpha*beta*delta*gamma - C4*alpha*beta*delta*gamma + 
                     C6*alpha*beta*delta*gamma + Nseq[i]*alpha*beta*delta*gamma - alpha*beta*delta*gamma*mu - 
                     alpha*beta*delta*gamma*muC1 - alpha*beta*delta*gamma*muC2)/(alpha*(alpha*beta - gamma - beta + beta*delta + 2*beta*gamma + delta*gamma - 
                                                                                          beta^2*delta - delta*gamma^2 + beta^2 + gamma^2 - 2*beta*delta*gamma)))
  
  seqW2[i] <- exp((Psi*alpha - C2*alpha - Psi + Psi*beta + Psi*delta + Psi*gamma + C2*alpha^2 
                  + C2*alpha*beta + C2*alpha*delta - C1*alpha*gamma + C3*alpha*gamma 
                  + C4*alpha*gamma - C6*alpha*gamma + Nseq[i]*alpha*gamma - Psi*beta*delta 
                  - Psi*delta*gamma + alpha*gamma*mu - alpha*gamma*muC1 + alpha*gamma*muC2 
                  - C2*alpha*beta*delta + C1*alpha*delta*gamma - C3*alpha*delta*gamma 
                  - C4*alpha*delta*gamma + C6*alpha*delta*gamma - Nseq[i]*alpha*delta*gamma 
                  - alpha*delta*gamma*mu + alpha*delta*gamma*muC1 - alpha*delta*gamma*muC2)/
                   (alpha*beta - gamma - beta + beta*delta + 2*beta*gamma + delta*gamma 
                    - beta^2*delta - delta*gamma^2 + beta^2 + gamma^2 - 2*beta*delta*gamma))
  
  seqpb2[i] <- exp(-(Psi*gamma - Psi*gamma^2 - C2*alpha*beta + C3*alpha*beta + C3*alpha*gamma 
                    - Psi*beta*gamma - Psi*delta*gamma + C2*alpha*beta^2 + C2*alpha^2*beta 
                    - C3*alpha*beta^2 - C3*alpha^2*beta - C3*alpha*gamma^2 + Psi*delta*gamma^2 
                    - C2*alpha*beta^2*delta + C3*alpha*beta^2*delta + C3*alpha*delta*gamma^2 
                    + C2*alpha*beta*delta - C3*alpha*beta*delta - C1*alpha*beta*gamma 
                    - C3*alpha*beta*gamma + C4*alpha*beta*gamma - C6*alpha*beta*gamma 
                    - C3*alpha*delta*gamma + Nseq[i]*alpha*beta*gamma + Psi*beta*delta*gamma 
                    + alpha*beta*gamma*mu - alpha*beta*gamma*muC1 + alpha*beta*gamma*muC2 
                    + C1*alpha*beta*delta*gamma + C3*alpha*beta*delta*gamma - C4*alpha*beta*delta*gamma 
                    + C6*alpha*beta*delta*gamma - Nseq[i]*alpha*beta*delta*gamma - alpha*beta*delta*gamma*mu 
                    + alpha*beta*delta*gamma*muC1 - alpha*beta*delta*gamma*muC2)/
                    (gamma*(alpha*beta - gamma - beta + beta*delta + 2*beta*gamma 
                            + delta*gamma - beta^2*delta - delta*gamma^2 + beta^2 
                            + gamma^2 - 2*beta*delta*gamma)))
  
  seqpg2[i] <- exp(-(Psi + C2*alpha - Psi*beta - Psi*delta - Psi*gamma - C1*alpha*beta 
                    - 2*C2*alpha*beta + C3*alpha*beta + C4*alpha*beta - C6*alpha*beta 
                    - C2*alpha*delta - C2*alpha*gamma + Nseq[i]*alpha*beta + Psi*beta*delta 
                    + Psi*delta*gamma + alpha*beta*mu - alpha*beta*muC1 + alpha*beta*muC2 
                    + C1*alpha*beta*delta + 2*C2*alpha*beta*delta - C3*alpha*beta*delta 
                    - C4*alpha*beta*delta + C6*alpha*beta*delta + C2*alpha*delta*gamma 
                    - Nseq[i]*alpha*beta*delta - alpha*beta*delta*mu + alpha*beta*delta*muC1 
                    - alpha*beta*delta*muC2)/(alpha*beta - gamma - beta + beta*delta 
                                              + 2*beta*gamma + delta*gamma - beta^2*delta - delta*gamma^2 + beta^2 
                                              + gamma^2 - 2*beta*delta*gamma))
}

seqN2 <- exp(Nseq)

df2 <- tibble(seqN2, seqM2, seqW2, seqpb2, seqpg2, seqRb2, seqRg2)

df3 <- cbind(df1, df2)

ggplot(df3) +
  geom_line(aes(x = seqN, y= seqpb)) +
  geom_line(aes(x = seqN, y= seqpb2), color = 'red') +
  geom_line(aes(x = seqN, y= seqpg)) +
  geom_line(aes(x = seqN, y= seqpg2), color = 'red')


for (i in 1:length(Nseq)){
  cat('(', seqN[i]*.001, ",", seqpb[i], ')', sep="")
}

for (i in 1:length(Nseq)){
  cat('(', seqN[i]*.001, ",", seqpb2[i], ')', sep="")
}


for (i in 1:length(Nseq)){
  cat('(', seqN[i], ",", seqRg2[i]/(seqRb2[i] + seqRg2[i]), ')', sep="")
}

for (i in 1:length(Nseq)){
  cat('(', seqN[i], ",", seqRb2[i]/(seqRb2[i] + seqRg2[i]), ')', sep="")
}


# 500 to 4500 -- Low
# 5000 to 10000 -- High




